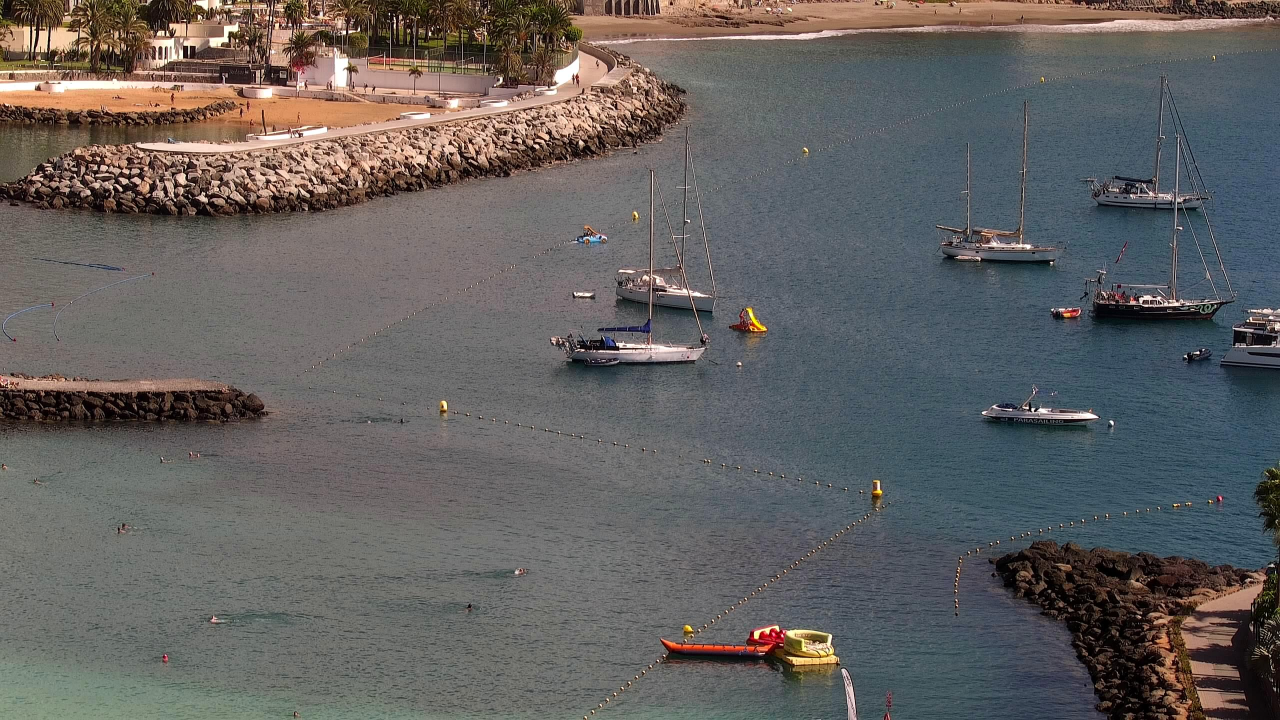
#> input picture inputs/anfi-view-anfi-del-mar---buoys-medium-distance_2025-11-11_13-32.jpeg, 2560 x 1440 px (shown at 1/2 size)
$ python -i prepare_redux_references.py   (imports and definitions only)
#> lines starting #> are read from the running program, lines starting #| are printed output that depends on the picture; after the words box and inside, x2 and y2 are one past the last pixel; in counts of white or black regions, pixels touching at a corner belong together
"""
Compose segmented trash objects (RGBA PNGs) onto real water background patches
extracted from the input images. The resulting RGB images are suitable Redux
references because they show the object already floating in a marine context.

Why this matters
----------------
FluxPriorRedux encodes the *entire* appearance of a reference image. If you
pass it an isolated object on white the embeddings carry "lots of white", which
poisons FluxFill and produces colour-bleed or flat fills.  Compositing onto
real water patches gives Redux embeddings that say "object in water", which is
exactly what you want generated.

Input layout expected
---------------------
  inputs/references/{class}/*.png   ← RGBA segmented objects (from segment_references.py)
  inputs/*.jpeg (or *.jpg)          ← source water/harbour images

Output
------
  inputs/references_composed/{class}/*.jpg   ← RGB, object composited onto water

Usage
-----
    python prepare_redux_references.py                     # all classes
    python prepare_redux_references.py --class can         # single class
    python prepare_redux_references.py --n 8              # 8 compositions per object
    python prepare_redux_references.py --patch-size 512   # larger patch
"""

import argparse
import random
import sys
from pathlib import Path

import numpy as np
from PIL import Image

# ---------------------------------------------------------------------------
# Supported classes — must match inputs/references/ subfolder names
# ---------------------------------------------------------------------------
_CLASSES = [
    "plastic_bottle",
    "glass",
    "can",
    "plastic_bag",
    "metal_scrap",
    "plastic_wrapper",
    "trash_pile",
    "trash",
]

# Object scale as fraction of patch width: (min, max)
# Larger objects get a larger slice so they remain visually prominent.
_CLASS_SCALE: dict[str, tuple[float, float]] = {
    "plastic_bottle":  (0.20, 0.40),
    "glass":           (0.20, 0.40),
    "can":             (0.18, 0.35),
    "plastic_bag":     (0.30, 0.55),
    "metal_scrap":     (0.22, 0.42),
    "plastic_wrapper": (0.25, 0.45),
    "trash_pile":      (0.40, 0.65),
    "trash":           (0.18, 0.38),
}


# ---------------------------------------------------------------------------
# Water patch extraction (CPU-only HSV — no GPU needed here)
# ---------------------------------------------------------------------------

def _hsv_water_mask(image_np: np.ndarray) -> np.ndarray:
    """
    Fast HSV-based water mask (subset of the full HSV detector).
    Returns uint8 (H, W): 255 = water, 0 = non-water.
    """
    import cv2

    hsv = cv2.cvtColor(image_np, cv2.COLOR_RGB2HSV).astype(np.float32)
    h, s, v = hsv[:, :, 0], hsv[:, :, 1], hsv[:, :, 2]
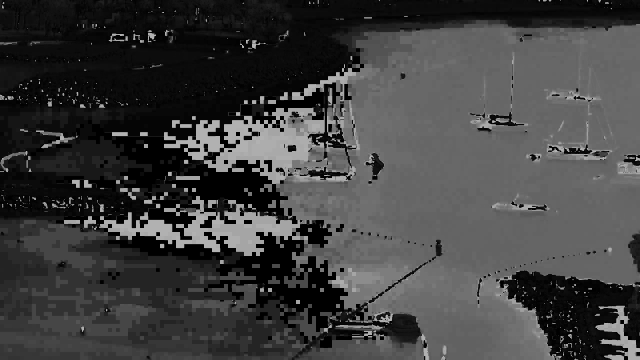
#> h: shape (1440, 2560) float32 (shown at 1/4 size); min 0, max 179, mean 63.9
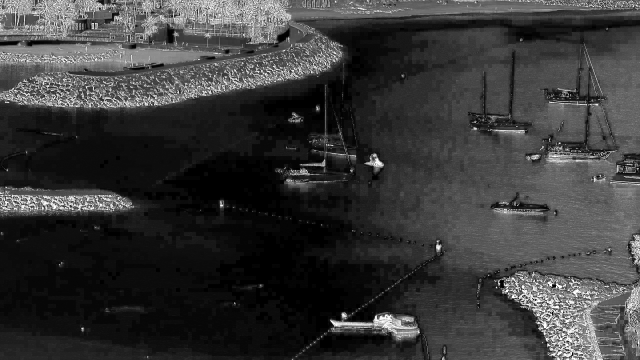
#> s: shape (1440, 2560) float32 (shown at 1/4 size); min 0, max 255, mean 56.4

    water = (
        (h >= 55) & (h <= 165) &
        (s >= 20) &
        (v >= 20) & (v <= 230)
    )
#> water: shape (1440, 2560) bool; 35.3% white; 1659 white regions (1517 under 20 px), largest, box (x1, y1, x2, y2) and area: (1119, 80, 2560, 1440) 1201087, (0, 1325, 593, 1440) 38741, (1238, 1343, 1696, 1440) 20990

    # Exclude top 15% (sky)
    sky_line = int(image_np.shape[0] * 0.15)
    water[:sky_line, :] = False
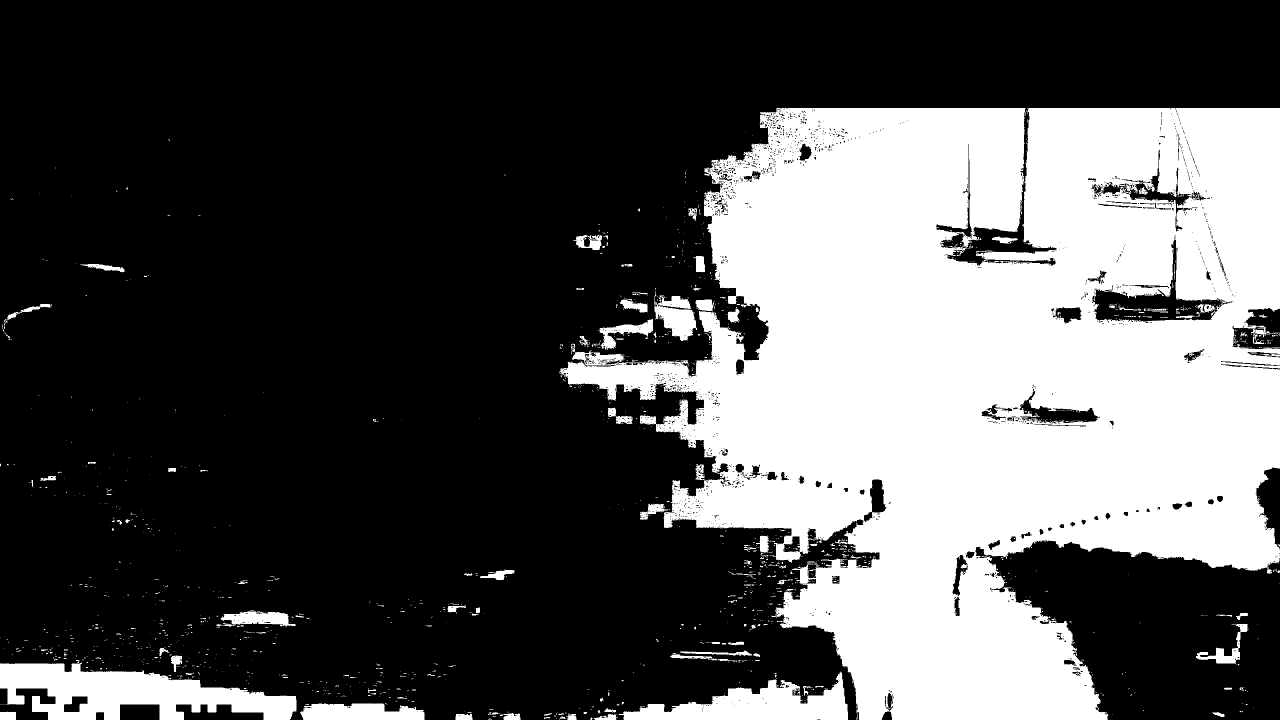
#> water: shape (1440, 2560) bool (shown at 1/2 size); 32.8% white; 1606 white regions (1466 under 20 px), largest, box (x1, y1, x2, y2) and area: (1119, 216, 2560, 1440) 1106272, (0, 1325, 593, 1440) 38741, (1238, 1343, 1696, 1440) 20990

    mask = water.astype(np.uint8) * 255

    # Morphological cleanup
    kernel = cv2.getStructuringElement(cv2.MORPH_ELLIPSE, (9, 9))
    mask = cv2.morphologyEx(mask, cv2.MORPH_OPEN,  kernel, iterations=2)
#> mask: shape (1440, 2560); 30.3% white; 37 white regions, largest, box (x1, y1, x2, y2) and area: (1386, 216, 2560, 1440) 1028968, (0, 1327, 593, 1440) 37917, (1247, 1362, 1696, 1440) 19690
    mask = cv2.morphologyEx(mask, cv2.MORPH_CLOSE, kernel, iterations=2)
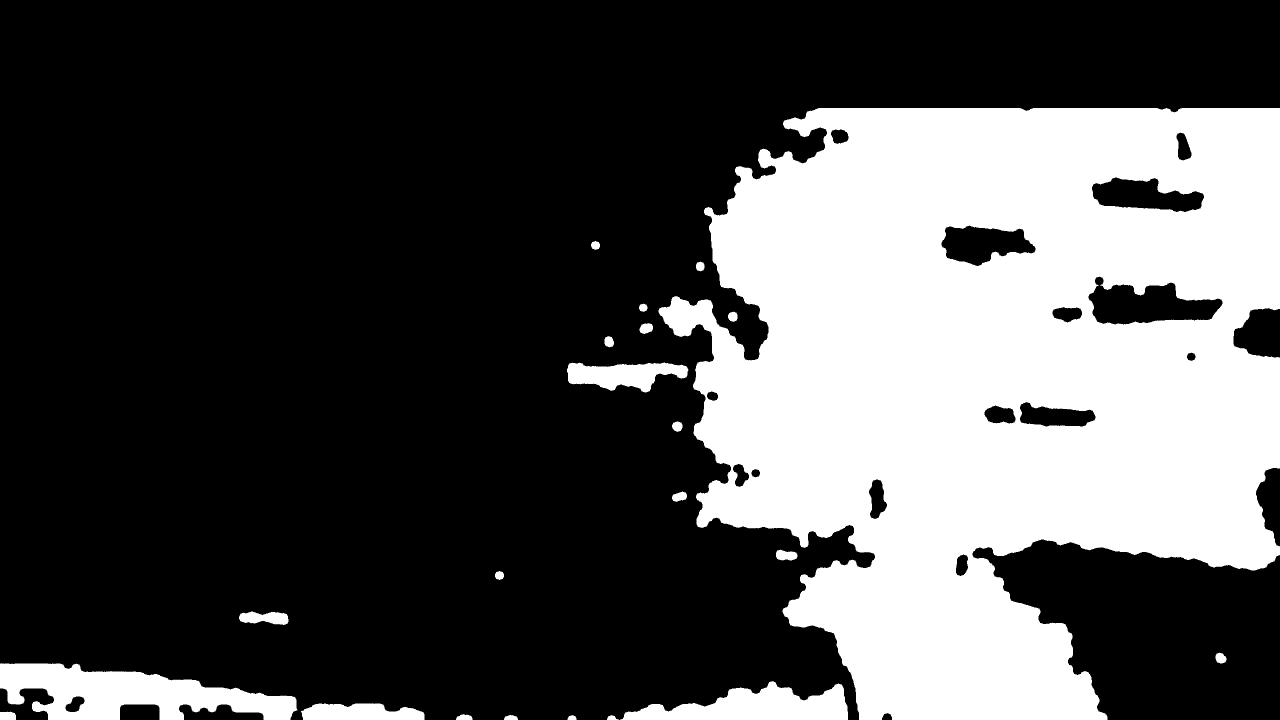
#> mask: shape (1440, 2560) (shown at 1/2 size); 31% white; 22 white regions, largest, box (x1, y1, x2, y2) and area: (1317, 216, 2560, 1440) 1061621, (0, 1327, 595, 1440) 39135, (1240, 1362, 1696, 1440) 20038

    return mask


# [251 lines left out: functions _extract_water_patches, _build_patch_pool, _scale_object, _compose, _process_class, main, not called in this run]

# [2 lines not run here, left out]

>>> import cv2
>>> picture = cv2.cvtColor(cv2.imread('inputs/anfi-view-anfi-del-mar---buoys-medium-distance_2025-11-11_13-32.jpeg'), cv2.COLOR_BGR2RGB)
>>> result = _hsv_water_mask(picture)

$ run again, on inputs/mirador-view-medium-distance-buoys_2025-11-13_11-02.jpeg
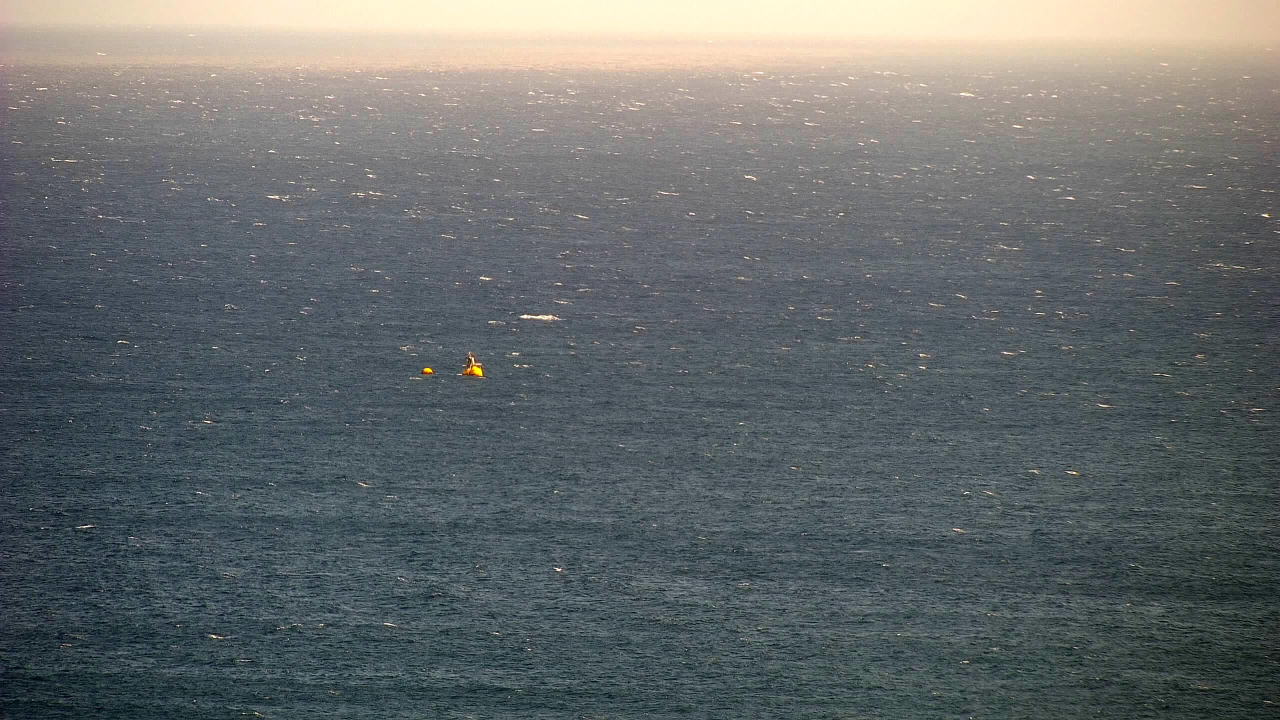
#> input picture inputs/mirador-view-medium-distance-buoys_2025-11-13_11-02.jpeg, 2560 x 1440 px (shown at 1/2 size)
#> in _hsv_water_mask, `water = ( (h >= 55) & (h <= 165) & (s >= 20) & (v >= 20) & (v <= 230) )`:
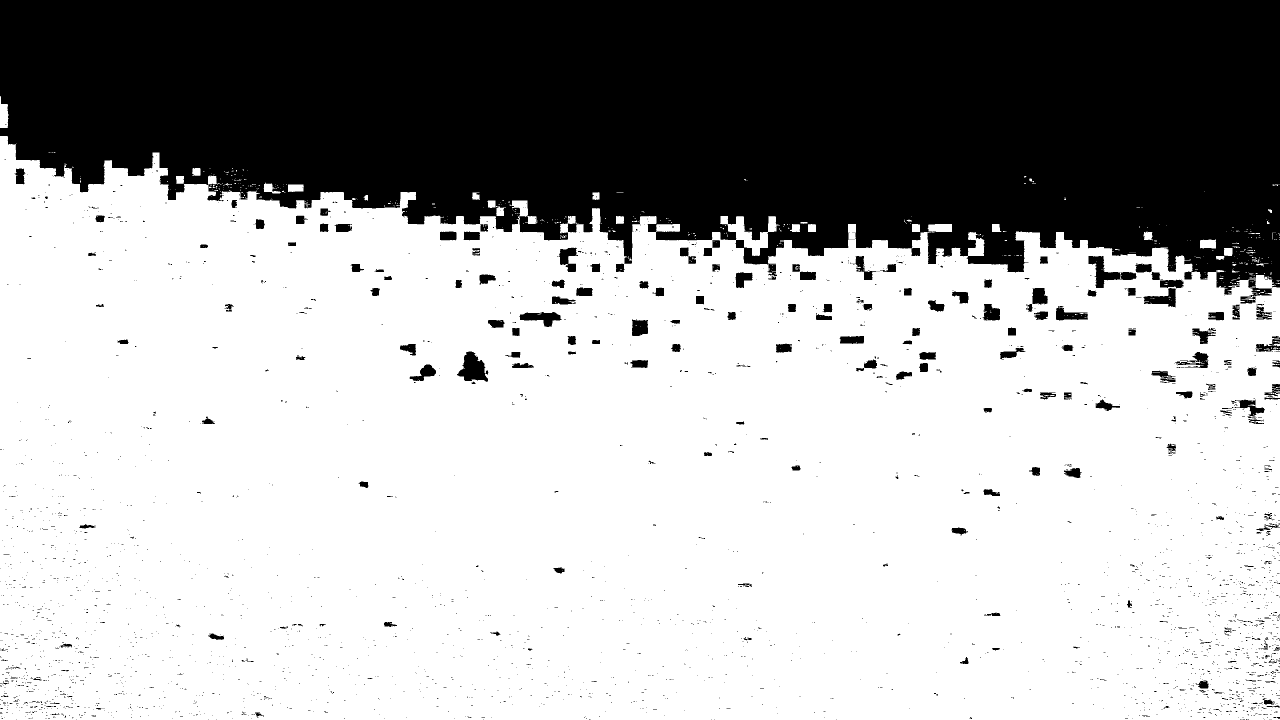
#> water: shape (1440, 2560) bool (shown at 1/2 size); 67.2% white; 2869 black regions (2632 under 20 px), largest, box (x1, y1, x2, y2) and area: (0, 0, 2560, 590) 1148536, (914, 703, 976, 764) 2223, (2177, 512, 2273, 576) 2171
#> in _hsv_water_mask, `mask = cv2.morphologyEx(mask, cv2.MORPH_CLOSE, kernel, iterations=2)`:
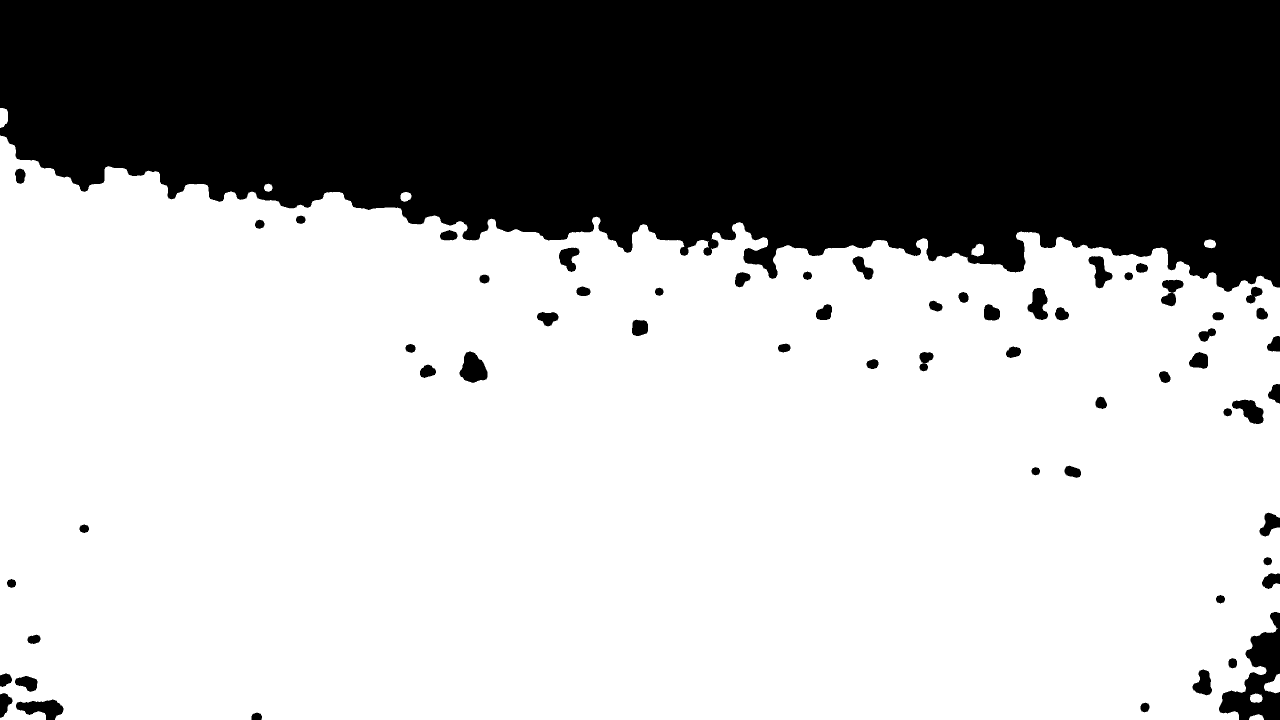
#> mask: shape (1440, 2560) (shown at 1/2 size); 66.9% white; 60 black regions, largest, box (x1, y1, x2, y2) and area: (0, 0, 2560, 584) 1170102, (2438, 1224, 2560, 1440) 12039, (919, 703, 975, 766) 2383

$ run again, on inputs/mirador_plano_1.jpeg
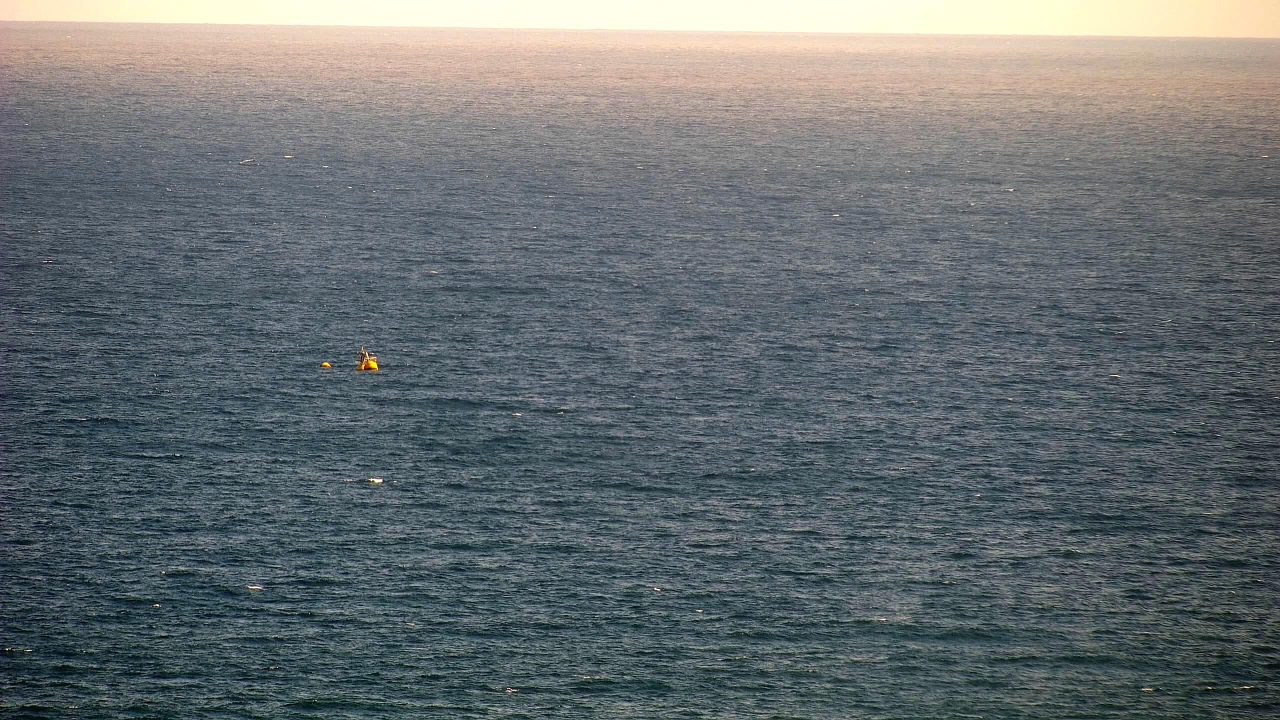
#> input picture inputs/mirador_plano_1.jpeg, 2560 x 1440 px (shown at 1/2 size)
#> in _hsv_water_mask, `water = ( (h >= 55) & (h <= 165) & (s >= 20) & (v >= 20) & (v <= 230) )`:
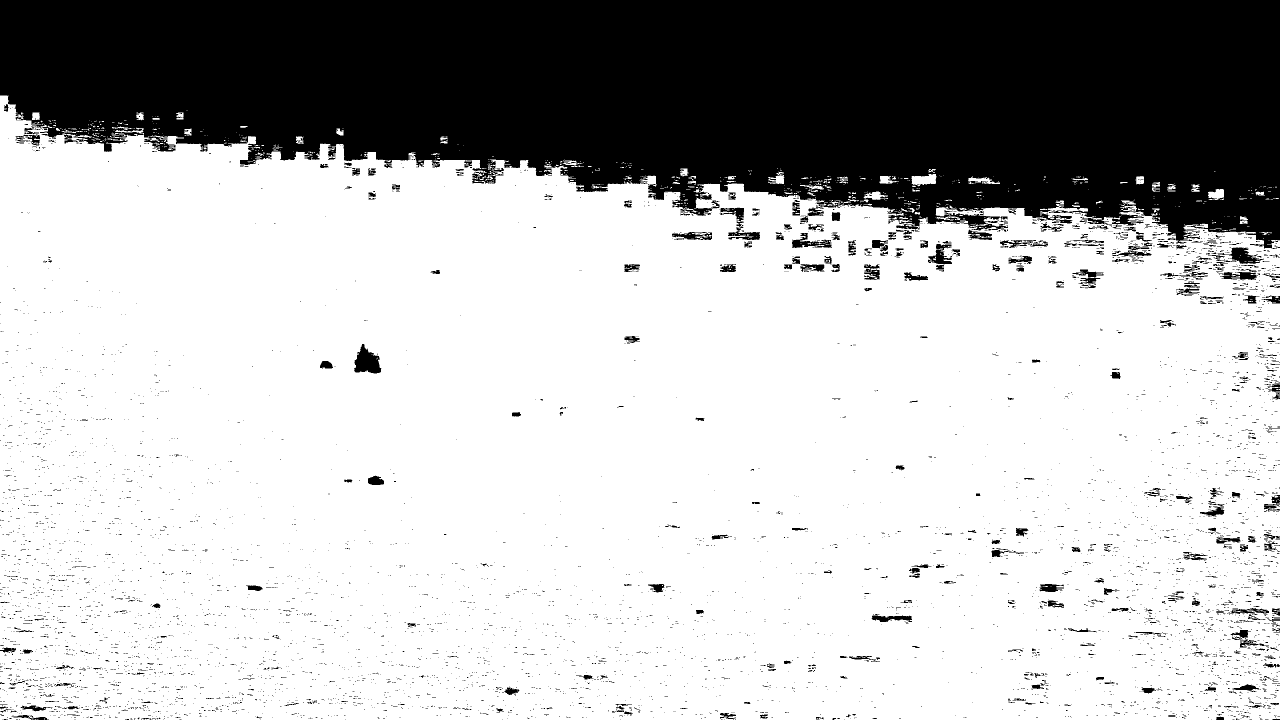
#> water: shape (1440, 2560) bool (shown at 1/2 size); 73% white; 5924 black regions (5495 under 20 px), largest, box (x1, y1, x2, y2) and area: (0, 0, 2560, 497) 928760, (708, 688, 763, 747) 1984, (2435, 495, 2528, 528) 1229
#> in _hsv_water_mask, `mask = cv2.morphologyEx(mask, cv2.MORPH_CLOSE, kernel, iterations=2)`:
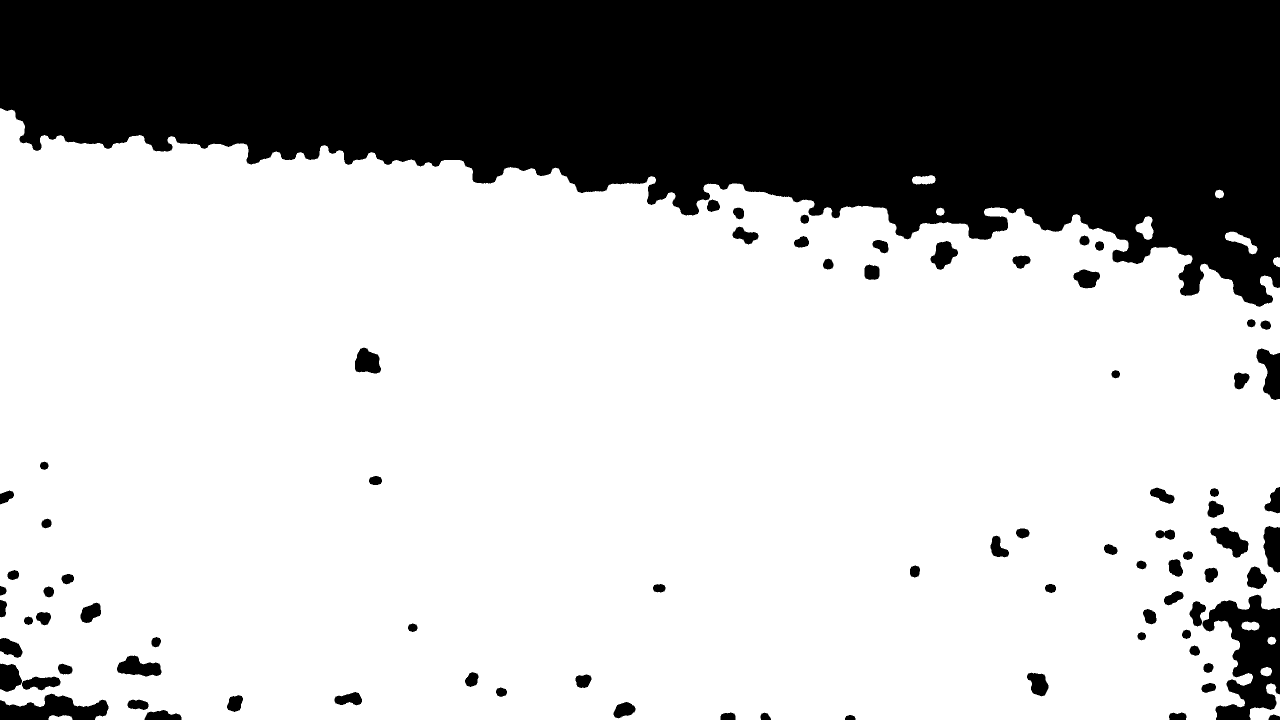
#> mask: shape (1440, 2560) (shown at 1/2 size); 71.1% white; 81 black regions, largest, box (x1, y1, x2, y2) and area: (0, 0, 2560, 614) 983278, (2405, 1189, 2560, 1440) 20482, (0, 1387, 217, 1440) 7070
